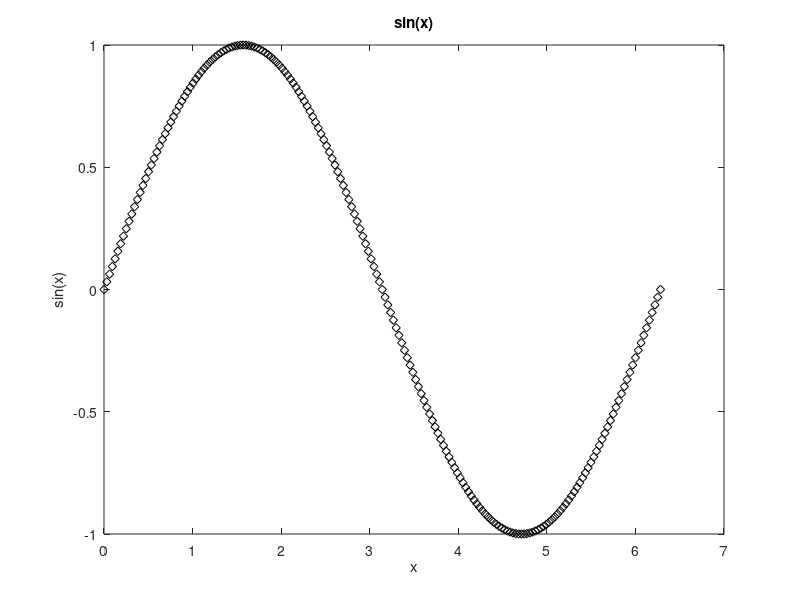
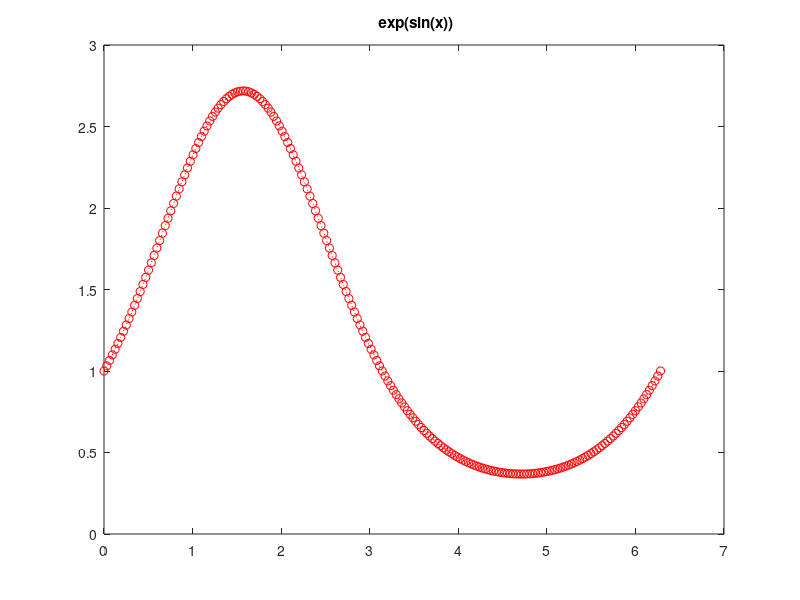
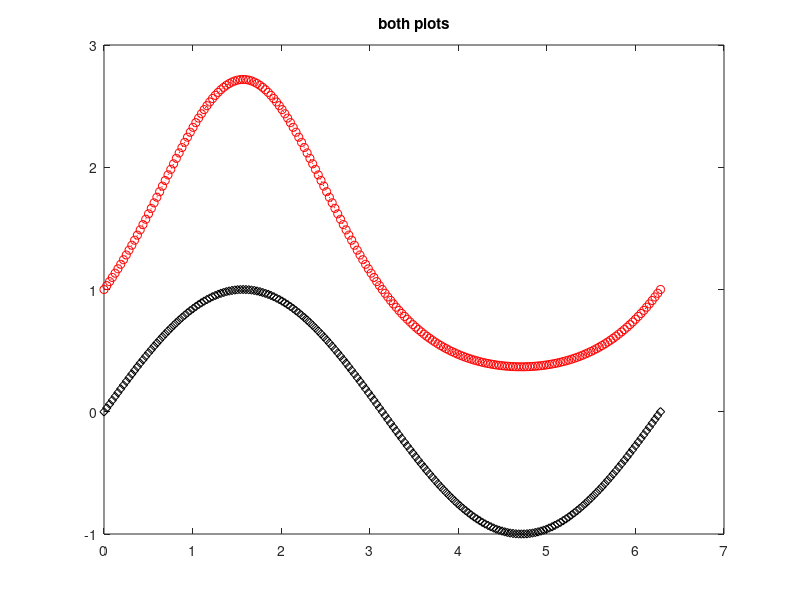
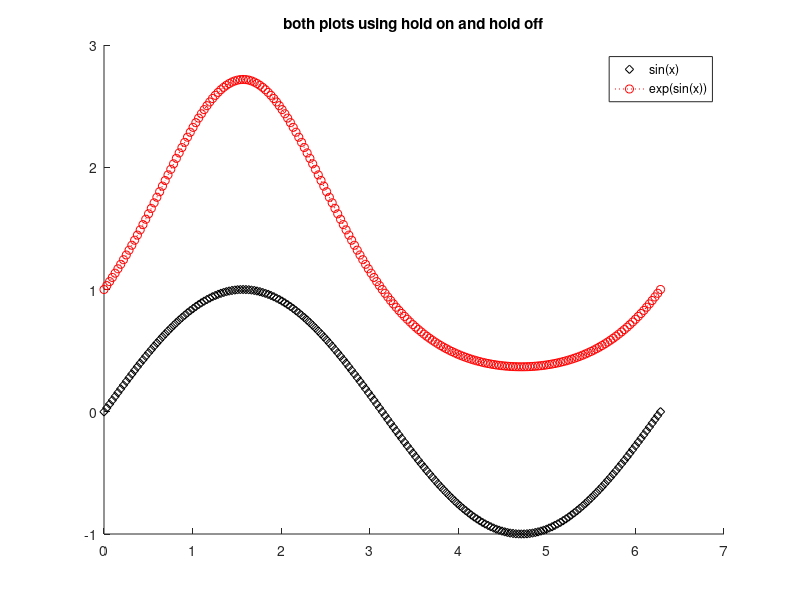

The MATLAB source for these figures, in order:
clear 
% clear all variables from the workspace so 
% they dont't collide with other names
clc
% clear the screen


x = 0:2*pi/200:2*pi;
y_sin = sin(x);
y_exp = exp(y_sin);

% three choices
% comment
% disp('requires', 'a', 'simple', 'string')
% delete the bad code 
% delete from the command history

%% plot sin(x)
% single plot
figure % open a new figure window
plot (x, y_sin, 'kd') % balack diamond
title( 'sin(x)' )
xlabel( 'x' )
ylabel( 'sin(x)' )

%% exp(sin(x))
% second simple plot
figure
plot(x, y_exp, 'ro:')
title( ' exp(sin(x))' )

%% both plots
% two different ways
figure
plot(x, y_sin, 'kd', x, y_exp, 'ro:')
title( 'both plots' )

% both plots using hold on
figure
clf % clear the old figure
hold on
plot (x, y_sin, 'kd')
plot(x, y_exp, 'ro:')
title( 'both plots using hold on and hold off' )
legend( 'sin(x)', 'exp(sin(x))')
hold off

%% PUBLISHING SCRIPTS
% 

%% as a pdf




